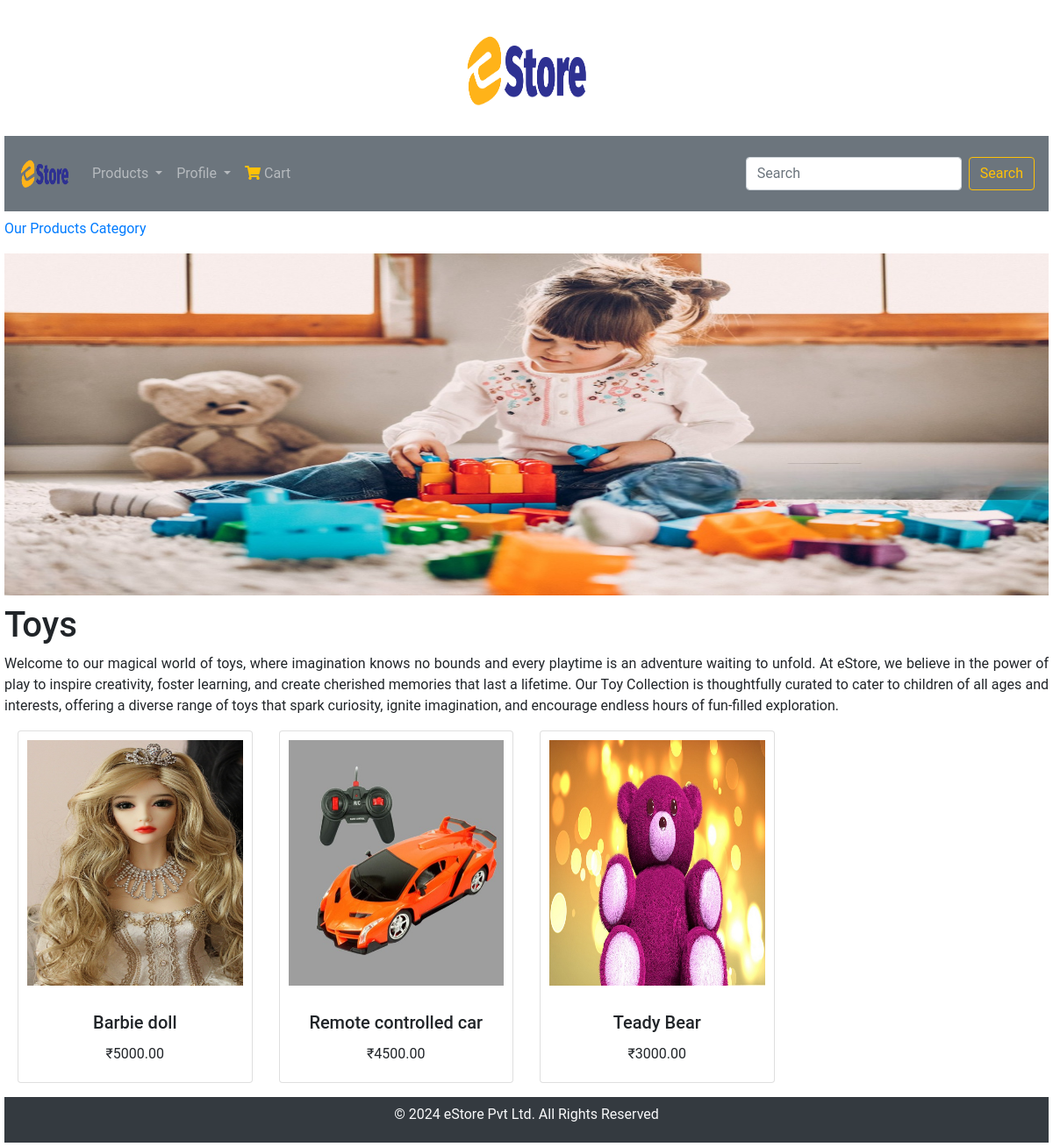
Page /toys/ on the committed database.
### shop/models.py (models this page shows, shortened)
class Category(models.Model):
    name = models.CharField(max_length=100, unique=True)
    slug = models.SlugField(max_length=100, unique=True)
    description = models.TextField(blank=True)
    image = models.ImageField(upload_to='category', blank=True)
    class Meta:
        ordering = ('name',)
        verbose_name = 'category'
        verbose_name_plural = 'categories'
    def get_url(self):
        return reverse('product_by_category', args=[self.slug])

class Product(models.Model):
    name = models.CharField(max_length=100, unique=True)
    slug = models.SlugField(max_length=100, unique=True)
    description = models.TextField(blank=True)
    price = models.DecimalField(max_digits=10, decimal_places=2)
    image = models.ImageField(upload_to='product', blank=True)
    category = models.ForeignKey(Category, on_delete=models.CASCADE)
    stock = models.IntegerField()
    available = models.BooleanField(default=True)
    created_at = models.DateTimeField(auto_now_add=True)
    class Meta:
        ordering = ('name',)
        verbose_name = 'product'
        verbose_name_plural = 'products'
    def get_url(self):
        return reverse('product_catdetail', args=[self.category.slug, self.slug])

### shop/views.py (the view)
# urls.py: path('', views.allproducts, name='allproducts'),
def allproducts(request, slug_c=None):
    page_c = None
    products = None
    if slug_c != None:
        page_c = get_object_or_404(Category, slug=slug_c)
        products = Product.objects.all().filter(category=page_c, available=True)
    else:
        products = Product.objects.all().filter(available=True)
    return render(request, 'home.html', {'category': page_c, 'products': products})

### shop/context_processors.py (called while the page is built)
def my_links(request):
    links = Category.objects.all()
    return dict(links=links)

### templates/home.html (shortened to what this page needs)
{% extends 'base.html' %}
{% load static %}
{% block content %}
{% if category%}
<div>
    <div>
        <p><a href="{% url 'allproducts' %}">Our Products Category</a></p>
    </div>
</div>
{% endif %}
<div>
    {% if category %}
    <img class="cat_img" src="{{category.image.url}}"   alt="{{category.name}}">
</div>
<div>
    <h1>{{category.name}}</h1>
    <p class="description">{{category.description}}</p>
</div>
{% endif %}
<div class="container-fluid">
    <div class="row custom-row" >
        {% for product in products %}
        <div class="col-6 col-sm-6 col-md-3 col-lg-3 mb-3">
            <div class="card h-100">
                <a href="{{ product.get_url }}" >
                    <img class="card-img-top" src="{{ product.image.url }}"  alt="{{ product.name }}">
                </a>
                <div class="card-body text-center">
                    <h5 class="card-title">{{ product.name }}</h5>
                    <p class="card-text">&#8377;{{ product.price }}</p>
                </div>
            </div>
        </div>
        {% endfor %}
    </div>
</div>
{% endblock %}

### static/style.css (style rules this page uses)
body { margin: 5px; font-family: Roboto, Arial, sans-serif; min-height: 100vh; }
.cat_img { width: 100%; height: 400px; padding-bottom: 10px;; }
.card-img-top { height: 18.75rem; padding: 10px; }
.description { text-align: justify; }
.card { max-width: 100%; }

### rows in the picture
Category: image (picture), name "Toys", description "Welcome to our magical world of toys, where imagination knows no bounds and every playtime is an adventure waiting to unfold. At eStore, we believe in the power of play to inspire creativity, foster learning, and create cherished memories that last a lifetime. Our Toy Collection is thoughtfully curated to cater to children of all ages and interests, offering a diverse range of toys that spark curiosity, ignite imagination, and encourage endless hours of fun-filled exploration."
Product: image (picture), name "Barbie doll", price "5000.00"
Product: image (picture), name "Remote controlled car", price "4500.00"
Product: image (picture), name "Teady Bear", price "3000.00"
